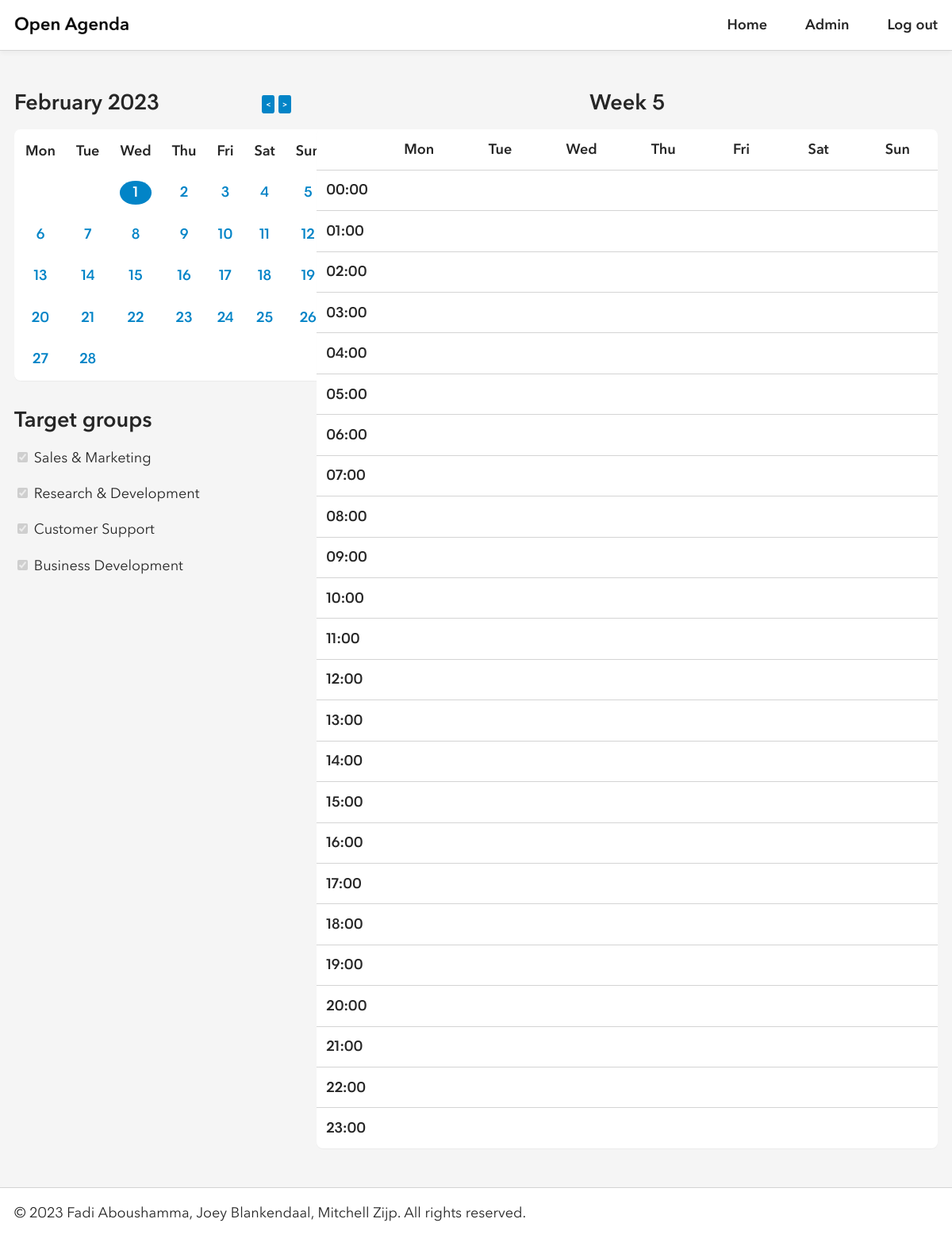
The app's page /index.php (signed in) with its own data.
### tables this page shows
create table if not exists groups
(
    id char(36) not null,
    name varchar(31) not null,
    primary key (id)
);

### private/bootstrap.php (called while the page is built, shortened)
<?php
$app = [
    'authors' => ['Fadi Aboushamma', 'Joey Blankendaal', 'Mitchell Zijp'],
    'calendar_constant' => CAL_GREGORIAN,
    'description' => 'Open Agenda is a web application to manage events designed for large companies.',
    'name' => 'Open Agenda'
];
$db = new mysqli('localhost', 'root', '', 'openagenda');
require_once('classes/calendarmanager.php');
require_once('classes/groupmanager.php');
require_once('classes/usermanager.php');
$calendarManager = new CalendarManager($db);
$groupManager = new GroupManager($db);
$userManager = new UserManager($db);

### private/classes/usermanager.php (called while the page is built, shortened)
<?php
final class UserManager
{
    private $db;
    public function __construct($db)
    {
        $this->db = $db;
    }
    public function is_admin()
    {
        $result = $this->db->query("SELECT is_admin FROM users WHERE id = '" . $this->db->real_escape_string($_SESSION['user']) . "';");
        $user = $result->fetch_assoc();
        return $user['is_admin'];
    }
    public function is_logged_in()
    {
        return isset($_SESSION['user']);
    }
}

### private/classes/calendarmanager.php (called while the page is built, shortened)
<?php
final class CalendarManager
{
    public function get_days_range()
    {
        return ['Mon', 'Tue', 'Wed', 'Thu', 'Fri', 'Sat', 'Sun'];
    }
    public function get_hours_range($start = 0, $end = 86400, $step = 3600, $format = 'H:i')
    {
        $times = [];
        foreach (range($start, $end, $step) as $timestamp)
        {
            $hour_mins = gmdate('H:i', $timestamp);
            if (!empty($format))
                $times[$hour_mins] = gmdate($format, $timestamp);
            else
                $times[$hour_mins] = $hour_mins;
        }
        return $times;
    }
    public function get_week_number($year = null, $month = null, $day = null)
    {
        if (isset($year) && isset($month) && isset($day))
        {
            $date = new DateTime($year . '-' . $month . '-' . $day);
            return intval($date->format('W'));
        }
        else
        {
            return intval(date('W'));
        }
    }
}

### private/classes/groupmanager.php (called while the page is built)
<?php
final class GroupManager
{
    private $db;
    public function __construct($db)
    {
        $this->db = $db;
    }
    public function get_groups()
    {
        $result = $this->db->query("SELECT * FROM groups");
        return $result->fetch_all(MYSQLI_ASSOC);
    }
}

### private/components/target_groups.php (the view)
<header>
    <h2 class="left">Target groups</h2>
</header>
<form class="flex-y">
    <?php
    $groups = $groupManager->get_groups();
    if (count($groups) == 0)
    {
    ?>
        <p>No target groups have been created yet.</p>
    <?php
    }
    else
    {
        foreach ($groups as $group)
        {
        ?>
            <div>
                <input type="checkbox" checked disabled>
                <label><?= $group['name'] ?></label>
            </div>
        <?php
        }
    }
    ?>
</form>

### private/components/header.php (shortened to what this page needs)
<?php
require_once('../private/bootstrap.php');
?>
<!DOCTYPE html>
<html>
    <head>
        <link rel="stylesheet" href="assets/style.css">
        <link rel="stylesheet" href="https://use.fontawesome.com/releases/v5.14.0/css/all.css">
    </head>
    <body>
        <div class="content">
            <header class="navbar">
                <div class="container">
                    <a href="index.php">
                        <div class="brand"></div>
                    </a>
                    <nav class="right">
                        <ul>
                            <li>
                                <a href="index.php">Home</a>
                            </li>
                            <?php
                            if (!$userManager->is_logged_in())
                            {
                            ?>
                                <li>
                                    <a href="log-in.php">Log in</a>
                                </li>
                                <li>
                                    <a href="sign-up.php">Sign up</a>
                                </li>
                            <?php
                            }
                            else
                            {
                                if ($userManager->is_admin())
                                {
                                ?>
                                    <li>
                                        <a href="admin.php">Admin</a>
                                    </li>
                                <?php
                                }
                            ?>
                                <li>
                                    <a href="log-out.php">Log out</a>
                                </li>
                            <?php
                            }
                            ?>
                        </ul>
                    </nav>
                </div>
            </header>
            <main class="<?= isset($page) && isset($page['main_class']) ? $page['main_class'] : 'container'; ?>">

### public/index.php
<?php
require_once('../private/components/header.php');
?>
<div class="flex-x">
    <div class="flex-y gap-2 width-30">
        <section class="flex-y">
            <?php
            require_once('../private/components/calendar_month.php');
            ?>
        </section>
        <section class="flex-y">
            <?php
            require_once('../private/components/target_groups.php');
            ?>
        </section>
    </div>
    <div class="flex-y width-70">
        <?php
        require_once('../private/components/calendar_week.php');
        ?>
    </div>
</div>
<?php
require_once('../private/components/footer.php');

### private/components/calendar_month.php
<?php
if (isset($_GET['year']) && isset($_GET['month'])) {
    $year = min(max(clean_input($_GET['year']), 1950), 2100);
    $month = min(max(clean_input($_GET['month']), 1), 12);
} else {
    $year = date('Y');
    $month = date('n');
}
$num_days = cal_days_in_month(CAL_GREGORIAN, $month, $year);
$days = $calendarManager->get_days_range();
$first_day_of_month = date('N', mktime(0, 0, 0, $month, 1, $year))-1;
$selected_day = isset($_GET['day']) ? clean_input($_GET['day']) : date('d');
?>
<div class="calendar-header flex-x center">
    <header>
        <h2><?= date('F Y', mktime(0, 0, 0, $month, 1, $year)); ?></h2>
    </header>
    <div class="right">
        <a href="?year=<?= ($month == 1) ? $year - 1 : $year; ?>&month=<?= ($month == 1) ? 12 : $month - 1; ?>&day=1" class="prev-button">&lt;</a>
        <a href="?year=<?= ($month == 12) ? $year + 1 : $year; ?>&month=<?= ($month == 12) ? 1 : $month + 1; ?>&day=1" class="next-button">&gt;</a>
    </div>
</div>
<table class="calendar">
    <thead>
        <tr>
            <?php
            for ($i = 0; $i < 7; $i++) {
                echo '<th>' . $days[$i] . '</th>';
            }
            ?>
        </tr>
    </thead>
    <tbody>
        <tr>
        <?php
        for ($i = 0; $i < $first_day_of_month; $i++) {
            echo '<td></td>';
        }
        for ($day = 1; $day <= $num_days; $day++) {
            $css_class = $day == $selected_day ? 'selected' : '';
            echo '<td><a class="' .  $css_class . '" href="?year=' . $year . '&month=' . $month . '&day=' . $day . '">' . $day . '</td>';
            if (($day + $first_day_of_month) % 7 == 0) {
                echo '</tr><tr>';
            }
        }
        for ($i = 0; $i < 7 - (($day + $first_day_of_month - 1) % 7); $i++) {
            if((7 - (($day + $first_day_of_month - 1) % 7)) != 7) {
                echo '<td></td>';
                }
        }
        ?>
        </tr>
    </tbody>
</table>

### private/components/calendar_week.php
<?php
if (isset($_GET['year']) && isset($_GET['month']) && isset($_GET['day']))
{
    $week_number = $calendarManager->get_week_number(clean_input($_GET['year']), clean_input($_GET['month']), clean_input($_GET['day']));
}
else
{
    $week_number = $calendarManager->get_week_number();
}
$days = $calendarManager->get_days_range();
$hours = $calendarManager->get_hours_range();
?>
<header>
    <h2>Week <?= $week_number; ?></h2>
</header>
<table class="calendar calendar-week">
    <thead>
        <tr>
            <th></th>
            <?php
            foreach ($days as $day)
            {
            ?>
                <th><?= $day; ?></th>
            <?php
            }
            ?>
        </tr>
    </thead>
    <tbody>
        <?php
        foreach ($hours as $hour)
        {
        ?>
            <tr>
                <th><?= $hour; ?></th>
                <?php
                for ($i = 1; $i <= 7; $i++)
                {
                ?>
                    <td onclick="createBoxAndShowPopup(event, this)"></td>
                <?php
                }
                ?>
            </tr>
        <?php
        }
        ?>
    </tbody>
</table>

### private/components/footer.php (shortened to what this page needs)
            </main>
        </div>
        <footer class="navbar">
            <div class="container">
                <p>&copy; <?= date('Y'); ?> <?= join(', ', $app['authors']); ?>. All rights reserved.</p>
            </div>
        </footer>
    </body>
</html>

### public/assets/style.css (style rules this page uses)
:root { --border: 1px solid var(--border-color); --border-color: #d4d4d4; --border-radius: .5rem; --gap: 1rem; --line-height: 1.618; --padding: var(--padding-y) var(--padding-x); --padding-x: 1.125rem; --padding-y: 1rem; --transition: all .5s; --black: #262626; --black-dark: #000; --green: #16a34a; --light: #f5f5f5; --red: #dc2626; --sky: #0284c7; --sky-dark: #0369a1; --white: #fff; }
html { height: 100%; }
body, button, input { -moz-osx-font-smoothing: grayscale; -webkit-font-smoothing: antialiased; color: var(--black); font: 1.125rem Avenir Next, system-ui,-apple-system,"Segoe UI",Roboto,"Helvetica Neue","Noto Sans","Liberation Sans",Arial,sans-serif,"Apple Color Emoji","Segoe UI Emoji","Segoe UI Symbol","Noto Color Emoji"; line-height: var(--line-height); }
body { background: var(--light); display: flex; flex-direction: column; height: inherit; margin: 0; }
body > .content { flex: 1 0 auto; }
body > footer { flex-shrink: 0; }
a { color: var(--sky); font-weight: bold; text-decoration: none; }
h1, h2, h3 { line-height: calc(var(--line-height) / 2 + .5); margin: 0; text-align: center; }
main { display: flex; flex-direction: column; gap: calc(var(--gap) * 2); padding-bottom: calc(var(--padding-y) * 3); padding-top: calc(var(--padding-y) * 3); }
p { margin: 0; }
table { border-collapse: collapse; width: 100%; }
tbody th { text-align: left; }
td, th { border: var(--border); padding: var(--padding); }
tr { background: var(--white); }
ul { margin: 0; padding: 0 0 0 1.25rem; }
.container { margin-left: auto; margin-right: auto; max-width: 112rem; padding-left: var(--padding-x); padding-right: var(--padding-x); width: 100%; }
.flex-x, .flex-y { display: flex; gap: var(--gap); }
main > .flex-x, main > .flex-y { gap: calc(var(--gap) * 2); }
.flex-x { flex-direction: row; }
.flex-y { flex-direction: column; }
.right { margin-left: auto; }
form { display: flex; flex-direction: column; gap: var(--gap); }
form > div, form .flex-y { gap: calc(var(--gap) / 4) !important; }
input { border: var(--border); border-radius: var(--border-radius); padding: var(--padding); }
.calendar { background: var(--white); border-collapse: separate; border-radius: var(--border-radius); box-shadow: 0 1px 1px rgb(0 0 0 / 4%); }
.calendar td, .calendar th { border: 0; padding: calc(var(--padding-y) / 1.5) calc(var(--padding-x) / 1.5); }
.calendar td { width: 150px; text-align: center; }
.calendar tr { background: none; }
.calendar .selected { background: var(--sky); border-radius: 50%; color: var(--white); display: block; }
.calendar-week { border-collapse: collapse; }
.calendar-week tbody tr { border-top: var(--border); }
.prev-button, .next-button { font-size: 10px; color: var(--white); text-decoration: none; padding: 5px; border-radius: 15%; background-color: #0284c7; }
.navbar { background: var(--white); box-shadow: 0 3px 6px rgb(0 0 0 / 4%); height: 4rem; }
header.navbar { border-bottom: var(--border); }
footer.navbar { border-top: var(--border); }
.navbar > .container { align-items: center; display: flex; height: inherit; }
.navbar a { color: var(--black); }
.navbar .brand { aspect-ratio: 6 / 1; background: url(images/brand.png); background-size: cover; height: 1.5rem; }
.navbar ul { display: flex; gap: calc(var(--gap) * 3); list-style-type: none; padding: 0; }
.gap-2 { gap: calc(var(--gap) * 2); }
.left { text-align: left; }
.center { align-items: center; }
.width-30 { width: 30%; }
.width-70 { width: 70%; }

### records on screen
groups: name "Sales & Marketing"
groups: name "Research & Development"
groups: name "Customer Support"
groups: name "Business Development"

### other values on screen
date('F Y', mktime(0, 0, 0, $month, 1, $year)) "February 2023"
$days[$i] "Mon"
$days[$i] "Tue"
$days[$i] "Wed"
$days[$i] "Thu"
$days[$i] "Fri"
$days[$i] "Sat"
$days[$i] "Sun"
$week_number "5"
$day "Mon"
$day "Tue"
$day "Wed"
$day "Thu"
$day "Fri"
$day "Sat"
